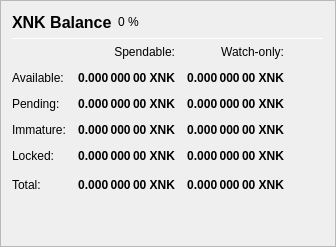
                   <widget class="QFrame" name="frame_Balances">
                    <property name="frameShape">
                     <enum>QFrame::StyledPanel</enum>
                    </property>
                    <property name="frameShadow">
                     <enum>QFrame::Raised</enum>
                    </property>
                    <layout class="QVBoxLayout" name="verticalLayout_4">
                     <item>
                      <layout class="QHBoxLayout" name="horizontalLayout_4">
                       <item>
                        <widget class="QLabel" name="label_5">
                         <property name="minimumSize">
                          <size>
                           <width>0</width>
                           <height>20</height>
                          </size>
                         </property>
                         <property name="font">
                          <font>
                           <pointsize>12</pointsize>
                           <weight>75</weight>
                           <bold>true</bold>
                          </font>
                         </property>
                         <property name="text">
                          <string>XNK Balance</string>
                         </property>
                        </widget>
                       </item>
                       <item>
                        <widget class="QLabel" name="labelXNKPercent">
                         <property name="text">
                          <string notr="true">0 %</string>
                         </property>
                        </widget>
                       </item>
                       <item>
                        <spacer name="horizontalSpacer_3">
                         <property name="orientation">
                          <enum>Qt::Horizontal</enum>
                         </property>
                         <property name="sizeHint" stdset="0">
                          <size>
                           <width>40</width>
                           <height>20</height>
                          </size>
                         </property>
                        </spacer>
                       </item>
                      </layout>
                     </item>
                     <item>
                      <widget class="Line" name="line_Balance">
                       <property name="minimumSize">
                        <size>
                         <width>0</width>
                         <height>1</height>
                        </size>
                       </property>
                       <property name="maximumSize">
                        <size>
                         <width>16777215</width>
                         <height>1</height>
                        </size>
                       </property>
                       <property name="orientation">
                        <enum>Qt::Horizontal</enum>
                       </property>
                      </widget>
                     </item>
                     <item>
                      <layout class="QGridLayout" name="gridLayout">
                       <property name="spacing">
                        <number>12</number>
                       </property>
                       <item row="0" column="1">
                        <widget class="QLabel" name="labelSpendable">
                         <property name="text">
                          <string>Spendable:</string>
                         </property>
                         <property name="alignment">
                          <set>Qt::AlignRight|Qt::AlignTrailing|Qt::AlignVCenter</set>
                         </property>
                        </widget>
                       </item>
                       <item row="0" column="2">
                        <widget class="QLabel" name="labelWatchonly">
                         <property name="text">
                          <string>Watch-only:</string>
                         </property>
                         <property name="alignment">
                          <set>Qt::AlignRight|Qt::AlignTrailing|Qt::AlignVCenter</set>
                         </property>
                        </widget>
                       </item>
                       <item row="1" column="0">
                        <widget class="QLabel" name="labelBalanceText">
                         <property name="text">
                          <string>Available:</string>
                         </property>
                        </widget>
                       </item>
                       <item row="1" column="1">
                        <widget class="QLabel" name="labelBalance">
                         <property name="font">
                          <font>
                           <weight>75</weight>
                           <bold>true</bold>
                          </font>
                         </property>
                         <property name="cursor">
                          <cursorShape>IBeamCursor</cursorShape>
                         </property>
                         <property name="toolTip">
                          <string>Your current spendable balance</string>
                         </property>
                         <property name="text">
                          <string notr="true">0.000 000 00 XNK</string>
                         </property>
                         <property name="alignment">
                          <set>Qt::AlignRight|Qt::AlignTrailing|Qt::AlignVCenter</set>
                         </property>
                         <property name="textInteractionFlags">
                          <set>Qt::LinksAccessibleByMouse|Qt::TextSelectableByKeyboard|Qt::TextSelectableByMouse</set>
                         </property>
                        </widget>
                       </item>
                       <item row="1" column="2">
                        <widget class="QLabel" name="labelWatchAvailable">
                         <property name="font">
                          <font>
                           <weight>75</weight>
                           <bold>true</bold>
                          </font>
                         </property>
                         <property name="cursor">
                          <cursorShape>IBeamCursor</cursorShape>
                         </property>
                         <property name="toolTip">
                          <string>Your current balance in watch-only addresses</string>
                         </property>
                         <property name="text">
                          <string notr="true">0.000 000 00 XNK</string>
                         </property>
                         <property name="alignment">
                          <set>Qt::AlignRight|Qt::AlignTrailing|Qt::AlignVCenter</set>
                         </property>
                         <property name="textInteractionFlags">
                          <set>Qt::LinksAccessibleByMouse|Qt::TextSelectableByKeyboard|Qt::TextSelectableByMouse</set>
                         </property>
                        </widget>
                       </item>
                       <item row="2" column="0">
                        <widget class="QLabel" name="labelPendingText">
                         <property name="text">
                          <string>Pending:</string>
                         </property>
                        </widget>
                       </item>
                       <item row="2" column="1">
                        <widget class="QLabel" name="labelUnconfirmed">
                         <property name="font">
                          <font>
                           <weight>75</weight>
                           <bold>true</bold>
                          </font>
                         </property>
                         <property name="cursor">
                          <cursorShape>IBeamCursor</cursorShape>
                         </property>
                         <property name="toolTip">
                          <string>Total of transactions that have yet to be confirmed, and do not yet count toward the spendable balance</string>
                         </property>
                         <property name="text">
                          <string notr="true">0.000 000 00 XNK</string>
                         </property>
                         <property name="alignment">
                          <set>Qt::AlignRight|Qt::AlignTrailing|Qt::AlignVCenter</set>
                         </property>
                         <property name="textInteractionFlags">
                          <set>Qt::LinksAccessibleByMouse|Qt::TextSelectableByKeyboard|Qt::TextSelectableByMouse</set>
                         </property>
                        </widget>
                       </item>
                       <item row="2" column="2">
                        <widget class="QLabel" name="labelWatchPending">
                         <property name="font">
                          <font>
                           <weight>75</weight>
                           <bold>true</bold>
                          </font>
                         </property>
                         <property name="cursor">
                          <cursorShape>IBeamCursor</cursorShape>
                         </property>
                         <property name="toolTip">
                          <string>Unconfirmed transactions to watch-only addresses</string>
                         </property>
                         <property name="text">
                          <string notr="true">0.000 000 00 XNK</string>
                         </property>
                         <property name="alignment">
                          <set>Qt::AlignRight|Qt::AlignTrailing|Qt::AlignVCenter</set>
                         </property>
                         <property name="textInteractionFlags">
                          <set>Qt::LinksAccessibleByMouse|Qt::TextSelectableByKeyboard|Qt::TextSelectableByMouse</set>
                         </property>
                        </widget>
                       </item>
                       <item row="3" column="0">
                        <widget class="QLabel" name="labelImmatureText">
                         <property name="text">
                          <string>Immature:</string>
                         </property>
                        </widget>
                       </item>
                       <item row="3" column="1">
                        <widget class="QLabel" name="labelImmature">
                         <property name="font">
                          <font>
                           <weight>75</weight>
                           <bold>true</bold>
                          </font>
                         </property>
                         <property name="cursor">
                          <cursorShape>IBeamCursor</cursorShape>
                         </property>
                         <property name="toolTip">
                          <string>Staked or masternode rewards that has not yet matured</string>
                         </property>
                         <property name="text">
                          <string notr="true">0.000 000 00 XNK</string>
                         </property>
                         <property name="alignment">
                          <set>Qt::AlignRight|Qt::AlignTrailing|Qt::AlignVCenter</set>
                         </property>
                         <property name="textInteractionFlags">
                          <set>Qt::LinksAccessibleByMouse|Qt::TextSelectableByKeyboard|Qt::TextSelectableByMouse</set>
                         </property>
                        </widget>
                       </item>
                       <item row="3" column="2">
                        <widget class="QLabel" name="labelWatchImmature">
                         <property name="font">
                          <font>
                           <weight>75</weight>
                           <bold>true</bold>
                          </font>
                         </property>
                         <property name="cursor">
                          <cursorShape>IBeamCursor</cursorShape>
                         </property>
                         <property name="toolTip">
                          <string>Staked or masternode rewards in watch-only addresses that has not yet matured</string>
                         </property>
                         <property name="text">
                          <string notr="true">0.000 000 00 XNK</string>
                         </property>
                         <property name="alignment">
                          <set>Qt::AlignRight|Qt::AlignTrailing|Qt::AlignVCenter</set>
                         </property>
                         <property name="textInteractionFlags">
                          <set>Qt::LinksAccessibleByMouse|Qt::TextSelectableByKeyboard|Qt::TextSelectableByMouse</set>
                         </property>
                        </widget>
                       </item>
                       <item row="4" column="0">
                        <widget class="QLabel" name="labelLockedBalanceText">
                         <property name="toolTip">
                          <string>Locked XNK or Masternode collaterals. These are excluded from zXNK minting.</string>
                         </property>
                         <property name="text">
                          <string>Locked:</string>
                         </property>
                        </widget>
                       </item>
                       <item row="4" column="1">
                        <widget class="QLabel" name="labelLockedBalance">
                         <property name="font">
                          <font>
                           <weight>75</weight>
                           <bold>true</bold>
                          </font>
                         </property>
                         <property name="cursor">
                          <cursorShape>IBeamCursor</cursorShape>
                         </property>
                         <property name="toolTip">
                          <string>Locked XNK or Masternode collaterals. These are excluded from zXNK minting.</string>
                         </property>
                         <property name="text">
                          <string notr="true">0.000 000 00 XNK</string>
                         </property>
                         <property name="alignment">
                          <set>Qt::AlignRight|Qt::AlignTrailing|Qt::AlignVCenter</set>
                         </property>
                         <property name="textInteractionFlags">
                          <set>Qt::LinksAccessibleByMouse|Qt::TextSelectableByKeyboard|Qt::TextSelectableByMouse</set>
                         </property>
                        </widget>
                       </item>
                       <item row="4" column="2">
                        <widget class="QLabel" name="labelWatchLocked">
                         <property name="font">
                          <font>
                           <weight>75</weight>
                           <bold>true</bold>
                          </font>
                         </property>
                         <property name="cursor">
                          <cursorShape>IBeamCursor</cursorShape>
                         </property>
                         <property name="toolTip">
                          <string>Current locked balance in watch-only addresses</string>
                         </property>
                         <property name="text">
                          <string notr="true">0.000 000 00 XNK</string>
                         </property>
                         <property name="alignment">
                          <set>Qt::AlignRight|Qt::AlignTrailing|Qt::AlignVCenter</set>
                         </property>
                         <property name="textInteractionFlags">
                          <set>Qt::LinksAccessibleByMouse|Qt::TextSelectableByKeyboard|Qt::TextSelectableByMouse</set>
                         </property>
                        </widget>
                       </item>
                       <item row="5" column="0">
                        <widget class="QLabel" name="labelTotalText">
                         <property name="toolTip">
                          <string>Your current Encocoin balance, unconfirmed and immature transactions included</string>
                         </property>
                         <property name="text">
                          <string>Total:</string>
                         </property>
                        </widget>
                       </item>
                       <item row="5" column="1">
                        <widget class="QLabel" name="labelTotal">
                         <property name="font">
                          <font>
                           <weight>75</weight>
                           <bold>true</bold>
                          </font>
                         </property>
                         <property name="cursor">
                          <cursorShape>IBeamCursor</cursorShape>
                         </property>
                         <property name="toolTip">
                          <string>Your current Encocoin balance, unconfirmed and immature transactions included</string>
                         </property>
                         <property name="text">
                          <string notr="true">0.000 000 00 XNK</string>
                         </property>
                         <property name="alignment">
                          <set>Qt::AlignRight|Qt::AlignTrailing|Qt::AlignVCenter</set>
                         </property>
                         <property name="textInteractionFlags">
                          <set>Qt::LinksAccessibleByMouse|Qt::TextSelectableByKeyboard|Qt::TextSelectableByMouse</set>
                         </property>
                        </widget>
                       </item>
                       <item row="5" column="2">
                        <widget class="QLabel" name="labelWatchTotal">
                         <property name="font">
                          <font>
                           <weight>75</weight>
                           <bold>true</bold>
                          </font>
                         </property>
                         <property name="cursor">
                          <cursorShape>IBeamCursor</cursorShape>
                         </property>
                         <property name="toolTip">
                          <string>Current total balance in watch-only addresses</string>
                         </property>
                         <property name="text">
                          <string notr="true">0.000 000 00 XNK</string>
                         </property>
                         <property name="alignment">
                          <set>Qt::AlignRight|Qt::AlignTrailing|Qt::AlignVCenter</set>
                         </property>
                         <property name="textInteractionFlags">
                          <set>Qt::LinksAccessibleByMouse|Qt::TextSelectableByKeyboard|Qt::TextSelectableByMouse</set>
                         </property>
                        </widget>
                       </item>
                       <item row="5" column="3">
                        <spacer name="horizontalSpacer_9">
                         <property name="orientation">
                          <enum>Qt::Horizontal</enum>
                         </property>
                         <property name="sizeHint" stdset="0">
                          <size>
                           <width>40</width>
                           <height>20</height>
                          </size>
                         </property>
                        </spacer>
                       </item>
                      </layout>
                     </item>
                     <item>
                      <spacer name="verticalSpacer_3">
                       <property name="orientation">
                        <enum>Qt::Vertical</enum>
                       </property>
                       <property name="sizeHint" stdset="0">
                        <size>
                         <width>20</width>
                         <height>40</height>
                        </size>
                       </property>
                      </spacer>
                     </item>
                    </layout>
                   </widget>
